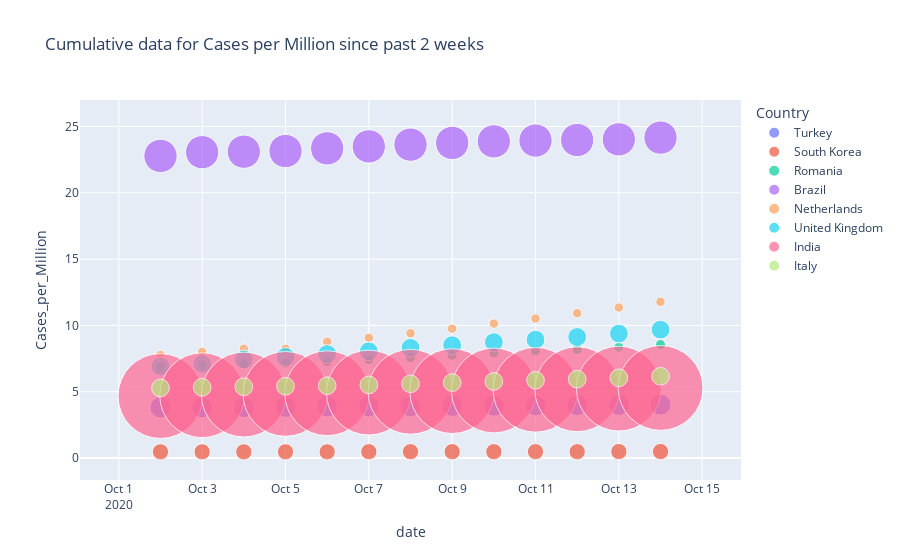

Notebook source saved alongside this figure:
### Code cell
fig = px.scatter(
    data_frame=covid_countries_dapt_sorted, 
    x="date", 
    y="Cases_per_Million", 
    size="Population_million", 
    color="Country",
    hover_name="Country",
    size_max=60,
    title = "Cumulative data for Cases per Million since past 2 weeks"
)
fig.show()
plt.savefig("Cumulative Cases per million - Past 2 weeks across the 8 countries")

### Figure 1 — Plotly figure (JSON) as saved in the notebook; plotly's stock layout.template omitted (floating-point values rounded to 4 significant figures)
{"data": [{"hovertemplate": "<b>%{hovertext}</b><br><br>Country=Turkey<br>date=%{x}<br>Cases_per_Million=%{y}<br>Population_million=%{marker.size}<extra></extra>", "hovertext": ["Turkey", "Turkey", "Turkey", "Turkey", "Turkey", "Turkey", "Turkey", "Turkey", "Turkey", "Turkey", "Turkey", "Turkey", "Turkey"], "legendgroup": "Turkey", "marker": {"color": "#636efa", "size": [84500.0, 84500.0, 84500.0, 84500.0, 84500.0, 84500.0, 84500.0, 84500.0, 84500.0, 84500.0, 84500.0, 84500.0, 84500.0], "sizemode": "area", "sizeref": 384.0, "symbol": "circle"}, "mode": "markers", "name": "Turkey", "orientation": "v", "showlegend": true, "type": "scatter", "x": ["2020-10-02T00:00:00", "2020-10-03T00:00:00", "2020-10-04T00:00:00", "2020-10-05T00:00:00", "2020-10-06T00:00:00", "2020-10-07T00:00:00", "2020-10-08T00:00:00", "2020-10-09T00:00:00", "2020-10-10T00:00:00", "2020-10-11T00:00:00", "2020-10-12T00:00:00", "2020-10-13T00:00:00", "2020-10-14T00:00:00"], "xaxis": "x", "y": [3.81, 3.82, 3.84, 3.86, 3.88, 3.9, 3.91, 3.93, 3.95, 3.97, 3.99, 4.01, 4.03], "yaxis": "y"}, {"hovertemplate": "<b>%{hovertext}</b><br><br>Country=South Korea<br>date=%{x}<br>Cases_per_Million=%{y}<br>Population_million=%{marker.size}<extra></extra>", "hovertext": ["South Korea", "South Korea", "South Korea", "South Korea", "South Korea", "South Korea", "South Korea", "South Korea", "South Korea", "South Korea", "South Korea", "South Korea", "South Korea"], "legendgroup": "South Korea", "marker": {"color": "#EF553B", "size": [51280.0, 51280.0, 51280.0, 51280.0, 51280.0, 51280.0, 51280.0, 51280.0, 51280.0, 51280.0, 51280.0, 51280.0, 51280.0], "sizemode": "area", "sizeref": 384.0, "symbol": "circle"}, "mode": "markers", "name": "South Korea", "orientation": "v", "showlegend": true, "type": "scatter", "x": ["2020-10-02T00:00:00", "2020-10-03T00:00:00", "2020-10-04T00:00:00", "2020-10-05T00:00:00", "2020-10-06T00:00:00", "2020-10-07T00:00:00", "2020-10-08T00:00:00", "2020-10-09T00:00:00", "2020-10-10T00:00:00", "2020-10-11T00:00:00", "2020-10-12T00:00:00", "2020-10-13T00:00:00", "2020-10-14T00:00:00"], "xaxis": "x", "y": [0.47, 0.47, 0.47, 0.47, 0.47, 0.48, 0.48, 0.48, 0.48, 0.48, 0.48, 0.49, 0.49], "yaxis": "y"}, {"hovertemplate": "<b>%{hovertext}</b><br><br>Country=Romania<br>date=%{x}<br>Cases_per_Million=%{y}<br>Population_million=%{marker.size}<extra></extra>", "hovertext": ["Romania", "Romania", "Romania", "Romania", "Romania", "Romania", "Romania", "Romania", "Romania", "Romania", "Romania", "Romania", "Romania"], "legendgroup": "Romania", "marker": {"color": "#00cc96", "size": [19210.0, 19210.0, 19210.0, 19210.0, 19210.0, 19210.0, 19210.0, 19210.0, 19210.0, 19210.0, 19210.0, 19210.0, 19210.0], "sizemode": "area", "sizeref": 384.0, "symbol": "circle"}, "mode": "markers", "name": "Romania", "orientation": "v", "showlegend": true, "type": "scatter", "x": ["2020-10-02T00:00:00", "2020-10-03T00:00:00", "2020-10-04T00:00:00", "2020-10-05T00:00:00", "2020-10-06T00:00:00", "2020-10-07T00:00:00", "2020-10-08T00:00:00", "2020-10-09T00:00:00", "2020-10-10T00:00:00", "2020-10-11T00:00:00", "2020-10-12T00:00:00", "2020-10-13T00:00:00", "2020-10-14T00:00:00"], "xaxis": "x", "y": [6.87, 6.98, 7.07, 7.16, 7.27, 7.42, 7.58, 7.75, 7.93, 8.08, 8.19, 8.35, 8.56], "yaxis": "y"}, {"hovertemplate": "<b>%{hovertext}</b><br><br>Country=Brazil<br>date=%{x}<br>Cases_per_Million=%{y}<br>Population_million=%{marker.size}<extra></extra>", "hovertext": ["Brazil", "Brazil", "Brazil", "Brazil", "Brazil", "Brazil", "Brazil", "Brazil", "Brazil", "Brazil", "Brazil", "Brazil", "Brazil"], "legendgroup": "Brazil", "marker": {"color": "#ab63fa", "size": [212800.0, 212800.0, 212800.0, 212800.0, 212800.0, 212800.0, 212800.0, 212800.0, 212800.0, 212800.0, 212800.0, 212800.0, 212800.0], "sizemode": "area", "sizeref": 384.0, "symbol": "circle"}, "mode": "markers", "name": "Brazil", "orientation": "v", "showlegend": true, "type": "scatter", "x": ["2020-10-02T00:00:00", "2020-10-03T00:00:00", "2020-10-04T00:00:00", "2020-10-05T00:00:00", "2020-10-06T00:00:00", "2020-10-07T00:00:00", "2020-10-08T00:00:00", "2020-10-09T00:00:00", "2020-10-10T00:00:00", "2020-10-11T00:00:00", "2020-10-12T00:00:00", "2020-10-13T00:00:00", "2020-10-14T00:00:00"], "xaxis": "x", "y": [22.78, 23.06, 23.1, 23.15, 23.35, 23.5, 23.63, 23.76, 23.88, 23.94, 23.98, 24.03, 24.16], "yaxis": "y"}, {"hovertemplate": "<b>%{hovertext}</b><br><br>Country=Netherlands<br>date=%{x}<br>Cases_per_Million=%{y}<br>Population_million=%{marker.size}<extra></extra>", "hovertext": ["Netherlands", "Netherlands", "Netherlands", "Netherlands", "Netherlands", "Netherlands", "Netherlands", "Netherlands", "Netherlands", "Netherlands", "Netherlands", "Netherlands", "Netherlands"], "legendgroup": "Netherlands", "marker": {"color": "#FFA15A", "size": [17140.0, 17140.0, 17140.0, 17140.0, 17140.0, 17140.0, 17140.0, 17140.0, 17140.0, 17140.0, 17140.0, 17140.0, 17140.0], "sizemode": "area", "sizeref": 384.0, "symbol": "circle"}, "mode": "markers", "name": "Netherlands", "orientation": "v", "showlegend": true, "type": "scatter", "x": ["2020-10-02T00:00:00", "2020-10-03T00:00:00", "2020-10-04T00:00:00", "2020-10-05T00:00:00", "2020-10-06T00:00:00", "2020-10-07T00:00:00", "2020-10-08T00:00:00", "2020-10-09T00:00:00", "2020-10-10T00:00:00", "2020-10-11T00:00:00", "2020-10-12T00:00:00", "2020-10-13T00:00:00", "2020-10-14T00:00:00"], "xaxis": "x", "y": [7.77, 8, 8.24, 8.24, 8.77, 9.07, 9.41, 9.76, 10.14, 10.52, 10.92, 11.35, 11.78], "yaxis": "y"}, {"hovertemplate": "<b>%{hovertext}</b><br><br>Country=United Kingdom<br>date=%{x}<br>Cases_per_Million=%{y}<br>Population_million=%{marker.size}<extra></extra>", "hovertext": ["United Kingdom", "United Kingdom", "United Kingdom", "United Kingdom", "United Kingdom", "United Kingdom", "United Kingdom", "United Kingdom", "United Kingdom", "United Kingdom", "United Kingdom", "United Kingdom", "United Kingdom"], "legendgroup": "United Kingdom", "marker": {"color": "#19d3f3", "size": [67950.0, 67950.0, 67950.0, 67950.0, 67950.0, 67950.0, 67950.0, 67950.0, 67950.0, 67950.0, 67950.0, 67950.0, 67950.0], "sizemode": "area", "sizeref": 384.0, "symbol": "circle"}, "mode": "markers", "name": "United Kingdom", "orientation": "v", "showlegend": true, "type": "scatter", "x": ["2020-10-02T00:00:00", "2020-10-03T00:00:00", "2020-10-04T00:00:00", "2020-10-05T00:00:00", "2020-10-06T00:00:00", "2020-10-07T00:00:00", "2020-10-08T00:00:00", "2020-10-09T00:00:00", "2020-10-10T00:00:00", "2020-10-11T00:00:00", "2020-10-12T00:00:00", "2020-10-13T00:00:00", "2020-10-14T00:00:00"], "xaxis": "x", "y": [6.91, 7.1, 7.44, 7.63, 7.84, 8.05, 8.31, 8.51, 8.74, 8.93, 9.13, 9.39, 9.68], "yaxis": "y"}, {"hovertemplate": "<b>%{hovertext}</b><br><br>Country=India<br>date=%{x}<br>Cases_per_Million=%{y}<br>Population_million=%{marker.size}<extra></extra>", "hovertext": ["India", "India", "India", "India", "India", "India", "India", "India", "India", "India", "India", "India", "India"], "legendgroup": "India", "marker": {"color": "#FF6692", "size": [1382000.0, 1382000.0, 1382000.0, 1382000.0, 1382000.0, 1382000.0, 1382000.0, 1382000.0, 1382000.0, 1382000.0, 1382000.0, 1382000.0, 1382000.0], "sizemode": "area", "sizeref": 384.0, "symbol": "circle"}, "mode": "markers", "name": "India", "orientation": "v", "showlegend": true, "type": "scatter", "x": ["2020-10-02T00:00:00", "2020-10-03T00:00:00", "2020-10-04T00:00:00", "2020-10-05T00:00:00", "2020-10-06T00:00:00", "2020-10-07T00:00:00", "2020-10-08T00:00:00", "2020-10-09T00:00:00", "2020-10-10T00:00:00", "2020-10-11T00:00:00", "2020-10-12T00:00:00", "2020-10-13T00:00:00", "2020-10-14T00:00:00"], "xaxis": "x", "y": [4.68, 4.74, 4.79, 4.84, 4.89, 4.94, 5, 5.05, 5.1, 5.15, 5.19, 5.24, 5.29], "yaxis": "y"}, {"hovertemplate": "<b>%{hovertext}</b><br><br>Country=Italy<br>date=%{x}<br>Cases_per_Million=%{y}<br>Population_million=%{marker.size}<extra></extra>", "hovertext": ["Italy", "Italy", "Italy", "Italy", "Italy", "Italy", "Italy", "Italy", "Italy", "Italy", "Italy", "Italy", "Italy"], "legendgroup": "Italy", "marker": {"color": "#B6E880", "size": [60450.0, 60450.0, 60450.0, 60450.0, 60450.0, 60450.0, 60450.0, 60450.0, 60450.0, 60450.0, 60450.0, 60450.0, 60450.0], "sizemode": "area", "sizeref": 384.0, "symbol": "circle"}, "mode": "markers", "name": "Italy", "orientation": "v", "showlegend": true, "type": "scatter", "x": ["2020-10-02T00:00:00", "2020-10-03T00:00:00", "2020-10-04T00:00:00", "2020-10-05T00:00:00", "2020-10-06T00:00:00", "2020-10-07T00:00:00", "2020-10-08T00:00:00", "2020-10-09T00:00:00", "2020-10-10T00:00:00", "2020-10-11T00:00:00", "2020-10-12T00:00:00", "2020-10-13T00:00:00", "2020-10-14T00:00:00"], "xaxis": "x", "y": [5.29, 5.34, 5.38, 5.42, 5.46, 5.52, 5.6, 5.69, 5.78, 5.87, 5.95, 6.05, 6.17], "yaxis": "y"}], "layout": {"legend": {"itemsizing": "constant", "title": {"text": "Country"}, "tracegroupgap": 0}, "title": {"text": "Cumulative data for Cases per Million since past 2 weeks"}, "xaxis": {"anchor": "y", "domain": [0, 1], "title": {"text": "date"}}, "yaxis": {"anchor": "x", "domain": [0, 1], "title": {"text": "Cases_per_Million"}}}}
